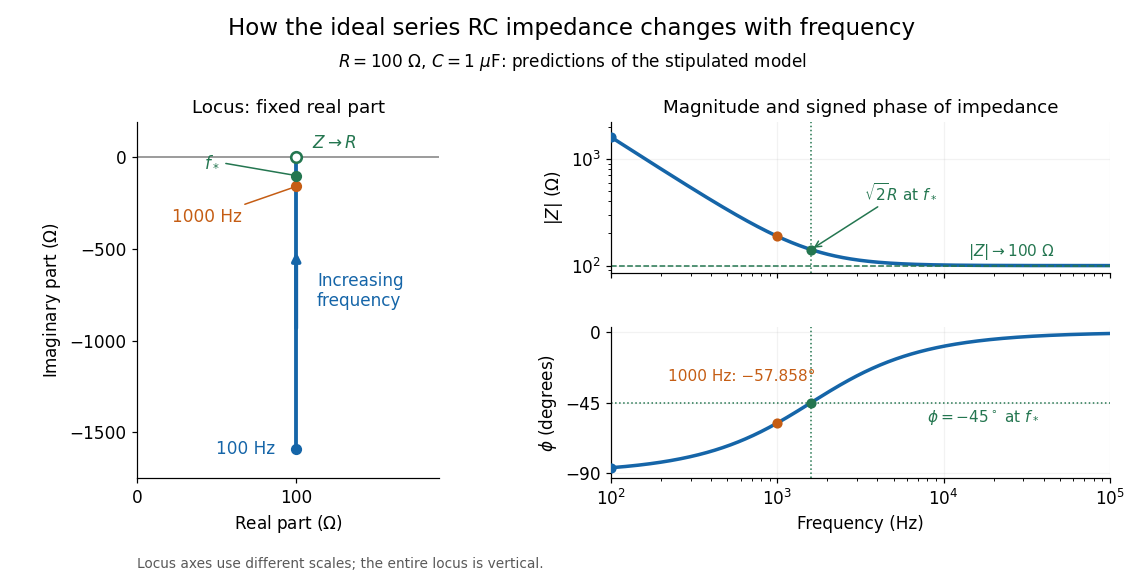

Write Python code to recreate this figure.
"""Draw impedance locus, modulus and phase; Python 3.14, NumPy 2.3.5, Matplotlib 3.10.7."""
from pathlib import Path
import numpy as np
import matplotlib.pyplot as plt


def main():
    resistance, capacitance = 100.0, 1e-6
    frequencies = np.geomspace(100, 100000, 700)
    impedances = resistance - 1j / (2 * np.pi * frequencies * capacitance)
    crossover = 1 / (2 * np.pi * resistance * capacitance)
    blue, orange, green = '#1565a8', '#c55d14', '#247650'
    plt.rcParams.update({'font.size': 11, 'axes.titlesize': 12, 'figure.facecolor': 'white'})
    fig = plt.figure(figsize=(10.4, 5.3))
    grid = fig.add_gridspec(2, 2, width_ratios=[1, 1.65], left=.12, right=.97, bottom=.18, top=.79, wspace=.43, hspace=.36)
    locus = fig.add_subplot(grid[:, 0]); magnitude = fig.add_subplot(grid[0, 1]); phase = fig.add_subplot(grid[1, 1], sharex=magnitude)
    fig.suptitle('How the ideal series RC impedance changes with frequency', fontsize=15, y=.97)
    fig.text(.5, .885, r'$R=100\ \Omega$, $C=1\ \mu\mathrm{F}$: predictions of the stipulated model', ha='center')
    locus.axhline(0, color='.5', lw=1)
    locus.plot(impedances.real, impedances.imag, color=blue, lw=2.5)
    locus.annotate('', (100, -500), (100, -950), arrowprops={'arrowstyle': '-|>', 'color': blue, 'lw': 2.5})
    locus.text(113, -730, 'Increasing\nfrequency', color=blue, va='center')
    locus.scatter([100], [0], marker='o', s=48, facecolor='white', edgecolor=green, lw=1.7, zorder=5)
    locus.text(110, 48, r'$Z\to R$', color=green, fontsize=11)
    samples = [(100, '100 Hz', blue), (1000, '1000 Hz', orange), (crossover, r'$f_*$', green)]
    for f, label, color in samples:
        z = resistance - 1j / (2 * np.pi * f * capacitance)
        locus.scatter([z.real], [z.imag], color=color, s=40, zorder=6)
        if f == 100:
            locus.text(87, z.imag, label, ha='right', va='center', color=color)
        elif f == 1000:
            locus.annotate(label, (z.real, z.imag), xytext=(22, -355), color=color, arrowprops={'arrowstyle': '-', 'color': color})
        else:
            locus.annotate(label, (z.real, z.imag), xytext=(42, -48), color=color, arrowprops={'arrowstyle': '-', 'color': color})
        magnitude.scatter([f], [abs(z)], color=color, s=32, zorder=6)
        phase.scatter([f], [np.degrees(np.angle(z))], color=color, s=32, zorder=6)
    locus.set(xlim=(0, 190), ylim=(-1750, 190), xlabel=r'Real part ($\Omega$)', ylabel=r'Imaginary part ($\Omega$)', title='Locus: fixed real part')
    locus.set_xticks([0, 100]); locus.set_yticks([-1500, -1000, -500, 0])
    fig.text(.12, .025, 'Locus axes use different scales; the entire locus is vertical.', fontsize=9, color='.35')
    magnitude.loglog(frequencies, np.abs(impedances), color=blue, lw=2.3)
    magnitude.axhline(resistance, color=green, ls='--', lw=1)
    magnitude.text(14000, 122, r'$|Z|\to100\ \Omega$', color=green, fontsize=10)
    magnitude.annotate(r'$\sqrt{2}R$ at $f_*$', (crossover, np.sqrt(2)*resistance), xytext=(3300, 420), color=green, arrowprops={'arrowstyle': '->', 'color': green}, fontsize=10)
    magnitude.set(ylabel=r'$|Z|$ ($\Omega$)', ylim=(85, 2200), title='Magnitude and signed phase of impedance')
    magnitude.tick_params(labelbottom=False)
    phase.semilogx(frequencies, np.degrees(np.angle(impedances)), color=blue, lw=2.3)
    phase.axhline(-45, color=green, ls=':', lw=1)
    phase.text(8000, -57, r'$\phi=-45^\circ$ at $f_*$', color=green, fontsize=10)
    phase.text(220, -31, '1000 Hz: −57.858°', color=orange, fontsize=10)
    phase.set(xlim=(100, 100000), ylim=(-93, 3), xlabel='Frequency (Hz)', ylabel=r'$\phi$ (degrees)', yticks=[-90, -45, 0])
    for ax in [magnitude, phase]:
        ax.axvline(crossover, color=green, ls=':', lw=1)
        ax.grid(alpha=.16)
    for ax in [locus, magnitude, phase]:
        ax.spines[['top', 'right']].set_visible(False)
    fig.savefig(Path(__file__).stem + '.png', dpi=110, facecolor='white')
    plt.close(fig)


if __name__ == '__main__':
    main()
